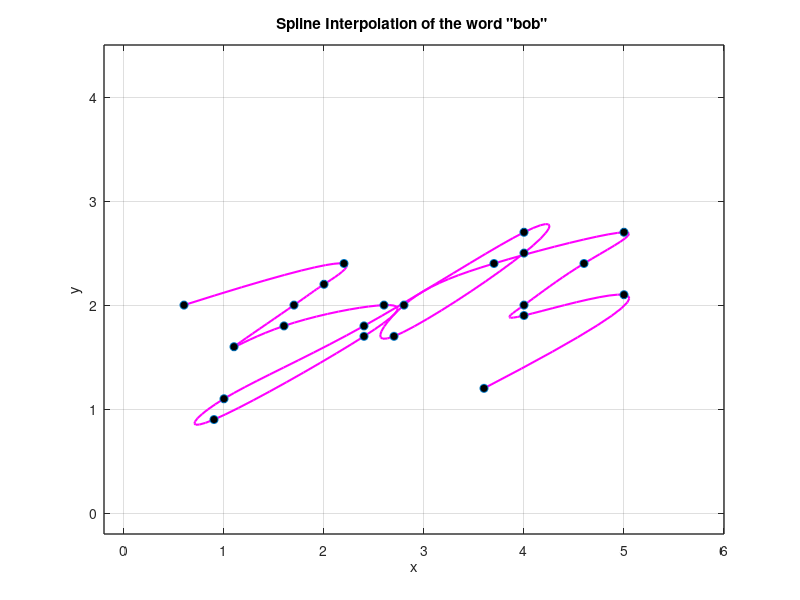

The MATLAB source for this figure:
% Define data points for x and y coordinates
x = [0.6 2.2 2.0 1.7 1.1 1.6 2.6 2.4 0.9 1.0 2.4 4.0 4.0 2.7 2.8 3.7 ...
    5.0 4.6 4.0 4.0 5.0 3.6];

y = [2.0 2.4 2.2 2.0 1.6 1.8 2.0 1.7 0.9 1.1 1.8 2.7 2.5 1.7 2.0 2.4 ...
    2.7 2.4 2.0 1.9 2.1 1.2];

n = length(x);
t = 0:n-1; % Parametric coordinate t
tt = 0:0.1:n-1; % More dense coordinate tt for spline interpolation

 % Compute spline interpolation
 xx = spline(t, x, tt);
 yy = spline(t, y, tt);

 % Plot settings
 figure(1)
 plot(xx, yy, 'm', 'LineWidth', 1.5) % plot spline
 hold on
 plot(x, y, 'o', 'MarkerFaceColor', 'k') % plot data points
 axis([-0.2 6 -0.2 4.5])
 grid on
 title('Spline Interpolation of the word "bob" ')
 xlabel('x')
 ylabel('y')
 set(gca, 'FontSize', 10, 'LineWidth', 1)
 grid on